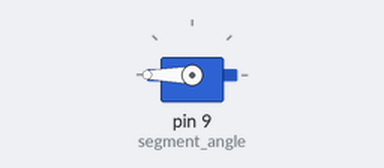
A sketch run on a simulated Arduino Uno, built with avr-gcc and run on an emulated ATmega328P. On the bench: servo.

Above: at 1.05 s.
At 2.5 s:
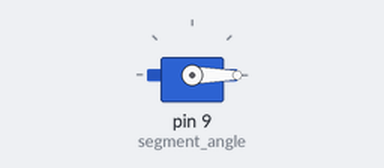
At 4.0 s:
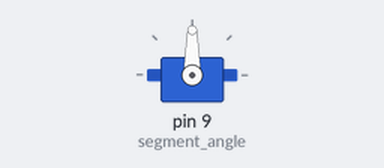
Timing chart, 0 to 7.9 s (numbered marks = the images above):
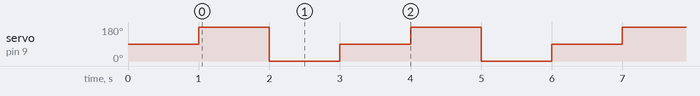

The sketch:

segment_angle.ino
```cpp
#include <Servo.h>

Servo segment_angle;

void setup() {
  // put your setup code here, to run once:
  segment_angle.attach(9);
  segment_angle.write(90);
  delay(1000);
}

void loop() {
  // put your main code here, to run repeatedly:
  segment_angle.write(180);
  delay(1000);
  segment_angle.write(0);
  delay(1000);
  segment_angle.write(90);
  delay(1000);

}
```

Measured:
- by itself, servo on pin 9 (segment_angle): repeats every 3.0 s: 0° 1.0 s, 90° 1.0 s, 180° 1.0 s
